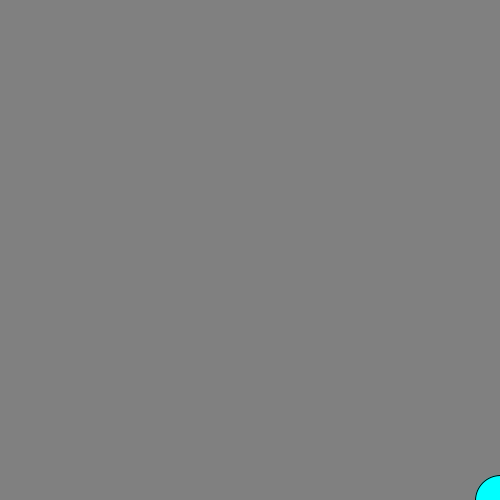
Frame 1 (no input)
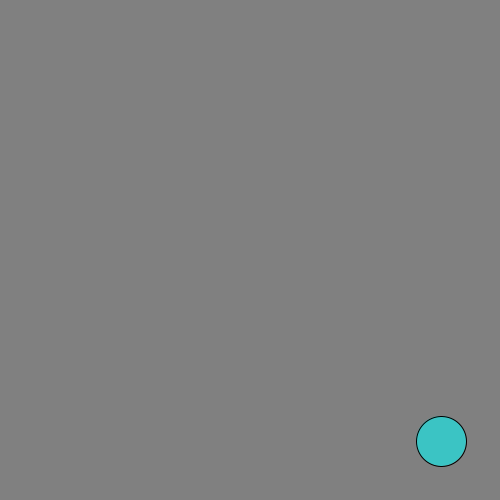
Frame 60 (the mouse pressed at the canvas centre just before this capture)
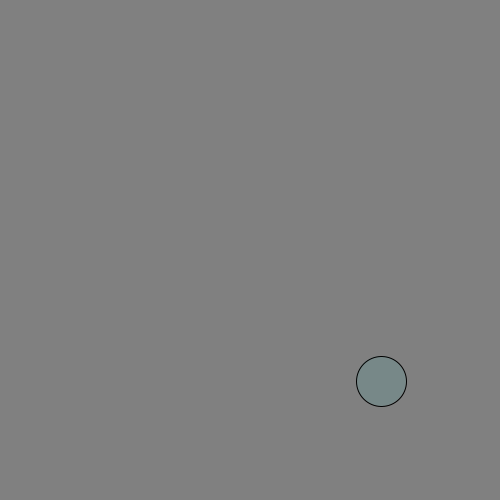
Frame 120 (the mouse held since frame 60 and released just before this capture)

The Processing sketch that drew these frames (run headless with seeded random() and noise(); from frame 60 on, the mouse is pressed at the canvas centre):

// Processing sketch: Moving_Circle
// ── Moving_Circle.pde
int x = 500;
int y = 500;
int a = 0;
int b = 255;
int c = 255;
void setup() {
  size(500,500);
  background(128);
  frameRate(60);
}
void draw() {
  background(128);
  fill(a++,b--,c--);
  ellipse(x--,y--,50,50);
  println(x);
}
